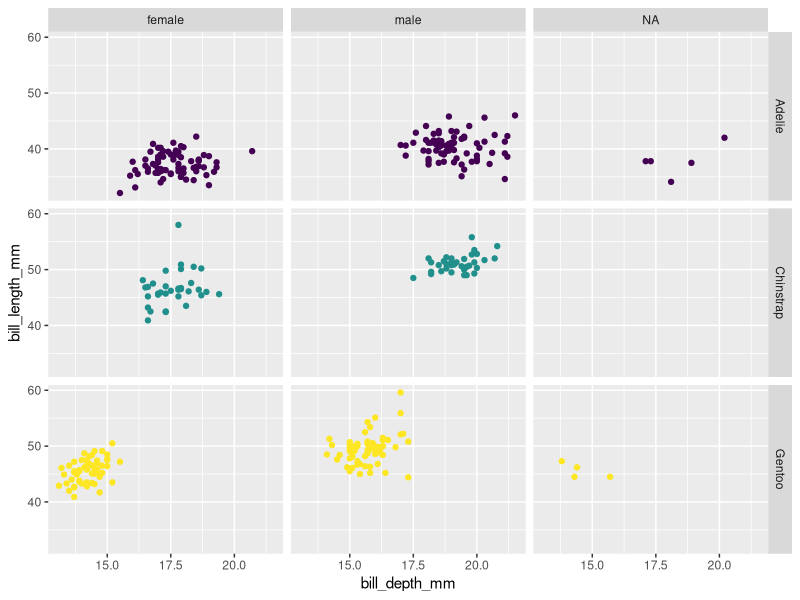

Reproduce this figure in R.
library(palmerpenguins)
library(tidyverse)
glimpse(penguins)
ggplot(penguins,
       aes(x = bill_depth_mm,
           y = bill_length_mm,
           color = species,
           )) +
  geom_point() +
  scale_color_viridis_d()+
  facet_grid(species~sex)+
  guides(color = FALSE)
